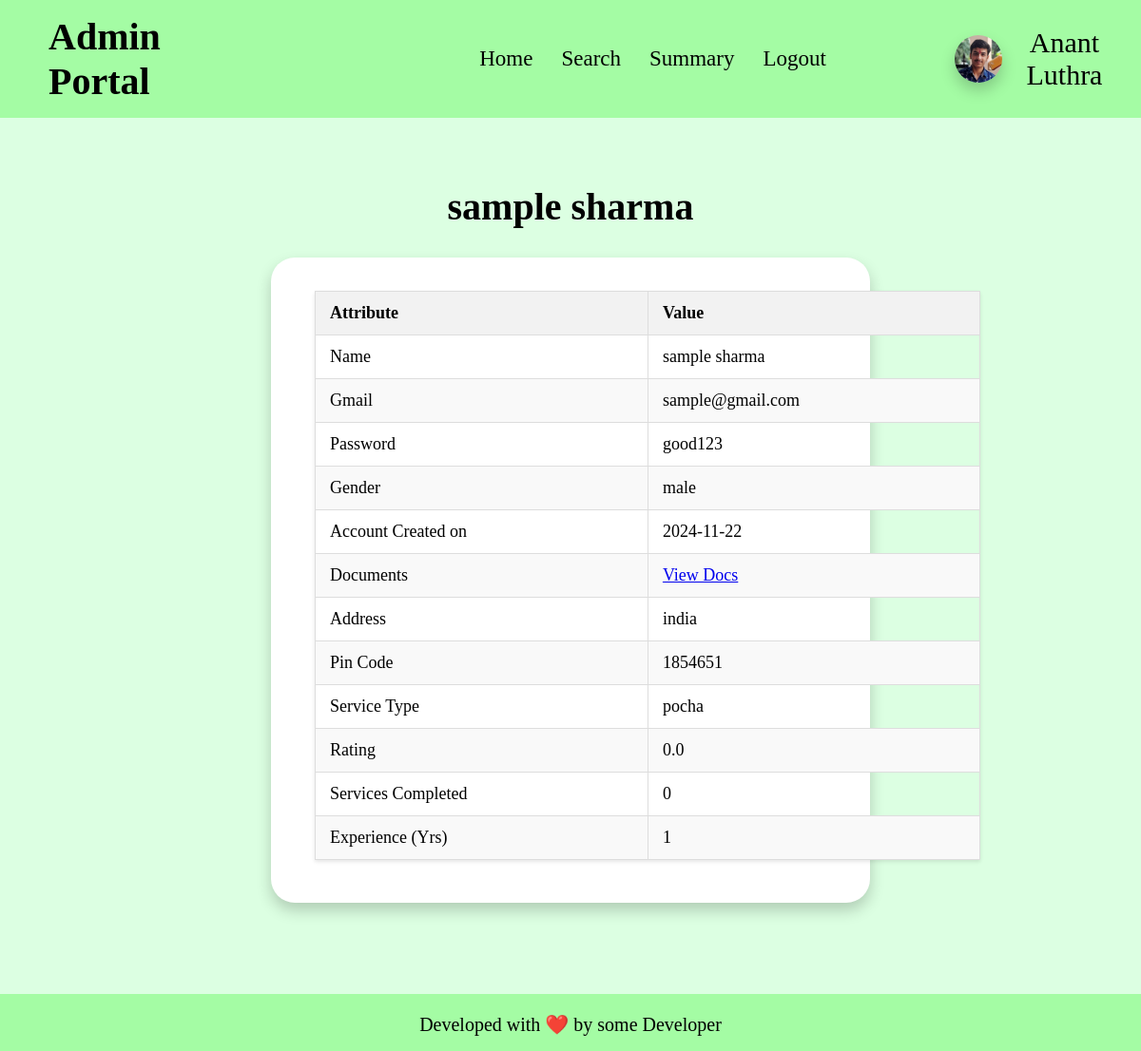
The app's page /view_professional/1 with its own data.
### app.py (models this page shows)
class professional(db.Model):
    __tablename__ = "professional"
    id = db.Column(db.Integer, primary_key=True, autoincrement=True)
    email_id = db.Column(db.String, nullable=False)
    fullname = db.Column(db.String, nullable=False)
    password = db.Column(db.String, nullable=False)
    date_created = db.Column(db.Date, nullable=False)
    service_type_id = db.Column(db.Integer, db.ForeignKey('service.id'), nullable=False)
    experience = db.Column(db.Integer, nullable=False)
    gender = db.Column(db.String, nullable=False)
    address = db.Column(db.String, nullable=False)
    pin_code = db.Column(db.Integer, nullable=False)
    documents = db.Column(db.LargeBinary, nullable=False)
    profile_pic = db.Column(db.Text, nullable=True)
    request = db.Column(db.Boolean, default=None)
    blocked = db.Column(db.Boolean, default=False)
    services_completed = db.Column(db.Integer, default = 0)
    rating = db.Column(db.Float, default = 0.0)
    price = db.Column(db.Integer, default = 0)
    service_type = db.relationship('service', back_populates='professionals')
    service_requests = db.relationship('service_request', backref='professional', cascade='all, delete-orphan')

class service(db.Model):
    __tablename__ = "service"
    id = db.Column(db.Integer, primary_key=True, autoincrement=True)
    name = db.Column(db.String, nullable=False)
    base_price = db.Column(db.Integer, nullable=False)
    time_required = db.Column(db.Integer, nullable=False)
    description = db.Column(db.String, nullable=False)
    status = db.Column(db.Boolean, default = False)
    type = db.Column(db.String, nullable=False)
    professionals = db.relationship('professional', back_populates='service_type')
    service_requests = db.relationship('service_request', backref='service', cascade='all, delete-orphan')

### app.py (the view)
@app.route("/view_professional/<int:id>")
def view_professional(id):
    if request.method == "GET":
        prof = professional.query.filter_by(id = id).first()
        return render_template("view_professional.html", professional = prof, admin_name = ADMIN_NAME)
    else:
        return "Invalid Request"

### templates/view_professional.html (shortened to what this page needs)
<!DOCTYPE html>
<html lang="en">
<head>
    <link rel="stylesheet" href="/static/css/profile-block.css">
    <link rel="stylesheet" href="/static/css/basic.css">
</head>
<body>
    <header>
        <h1>Admin Portal</h1>
        <ul>
            <li><a href="/admin_home">Home</a></li>
            <li><a href="/admin_search">Search</a></li>
            <li><a href="/admin_summary">Summary</a></li>
            <li><a href="/admin_logout">Logout</a></li>
        </ul>
        <div id="user-info">
            <img id="user-pic" src="/static/anant-pic.jpg" alt="Profile Picture">
            <div>{{admin_name}}</div>
        </div>
    </header>
    <main>
        <h1 id="logheading">{{professional.fullname}}</h1>
        <div id="main">
            <table class="styled-table">
                <thead>
                    <tr>
                        <th>Attribute</th>
                        <th>Value</th>
                    </tr>
                </thead>
                <tbody>
                    <tr>
                        <td>Name</td>
                        <td>{{professional.fullname}}</td>
                    </tr>
                    <tr>
                        <td>Gmail</td>
                        <td>{{professional.email_id}}</td>
                    </tr>
                    <tr>
                        <td>Password</td>
                        <td>{{professional.password}}</td>
                    </tr>
                    <tr>
                        <td>Gender</td>
                        <td>{{professional.gender}}</td>
                    </tr>
                    <tr>
                        <td>Account Created on</td>
                        <td>{{professional.date_created}}</td>
                    </tr>
                    <tr>
                        <td>Documents</td>
                        <td>
                            {% if professional.documents %}
                            <a href="{{ url_for('view_docs', prof_id=professional.id) }}">View Docs</a>
                            {% else %}
                            No Document
                            {% endif %}
                        </td>
                    </tr>
                    <tr>
                        <td>Address</td>
                        <td>{{professional.address}}</td>
                    </tr>
                    <tr>
                        <td>Pin Code</td>
                        <td>{{professional.pin_code}}</td>
                    </tr>
                    <tr>
                        <td>Service Type</td>
                        <td>{{professional.service_type.name}}</td>
                    </tr>
                    <tr>
                        <td>Rating</td>
                        <td>{{professional.rating}}</td>
                    </tr>
                    <tr>
                        <td>Services Completed</td>
                        <td>{{professional.services_completed}}</td>
                    </tr>
                    <tr>
                        <td>Experience (Yrs)</td>
                        <td>{{professional.experience}}</td>
                    </tr>
                </tbody>
            </table>
        </div>
    </main>
    <footer>
        <p>
            Developed with ❤️ by some Developer
        </p>
    </footer>
</body>
</html>

### static/css/profile-block.css (style rules this page uses)
#user-info { margin-left: 10vw; width: 19vw; display: flex; flex-direction: row; align-items: center; justify-content: space-evenly; }
#user-info img { min-width: 50px; min-height: 50px; max-width: 55px; max-height: 55px; border-radius: 50px; box-shadow: 0 8px 16px rgba(0, 0, 0, 0.2); }
#user-info div { font-size: 30px; text-align: center; }

### static/css/basic.css (style rules this page uses)
* { padding: 0; margin: 0; }
body { background-color: rgb(220, 255, 226); align-items: center; text-align: left; }
header { align-items: center; display: flex; padding: 15px; background-color: rgb(164, 252, 164); }
ul { display: flex; list-style-type: none; padding: 0; margin: 0; }
ul li { padding-inline: 15px; }
ul li a { font-size: 23px; text-decoration: none; color: black; }

### templates/view_professional.html (style rules this page uses)
h1 { margin-right: 21vw; margin-left: 3vw; font-size: 40px; }
#main { margin: auto; text-align: center; align-items: center; justify-content: center; gap: 90px; background-color: rgb(255, 255, 255); width: 50vw; border-radius: 25px; padding-top: 10px; padding-bottom: 20px; padding-left: 30px; box-shadow: 0 8px 16px rgba(0, 0, 0, 0.2); }
#logheading { margin-bottom: 22px; font-size: 40px; margin: auto; margin-top: 70px; margin-bottom: 30px; text-align: center; }
.styled-table { width: 80%; width: 700px; border-collapse: collapse; margin: 25px 0; margin-left: 16px; font-size: 18px; text-align: left; box-shadow: 0 2px 4px rgba(0, 0, 0, 0.1); }
.styled-table th, .styled-table td { padding: 12px 15px; border: 1px solid #ddd; }
.styled-table th { background-color: #f2f2f2; font-weight: bold; }
.styled-table tr:nth-child(even) { background-color: #f9f9f9; }
footer { align-items: center; text-align: center; background-color: rgb(164, 252, 164); height: 60px; margin-top: 12vh; }
footer p { margin: auto; padding-top: 20px; font-size: 20px; }

### records on screen
professional: fullname "sample sharma", email_id "sample@gmail.com", password "good123", gender "male", date_created "2024-11-22", address "india", pin_code "1854651", rating "0.0", services_completed "0", experience "1"
service: service_type.name "pocha"

### other values on screen
{{ admin_name }} "Anant Luthra"
